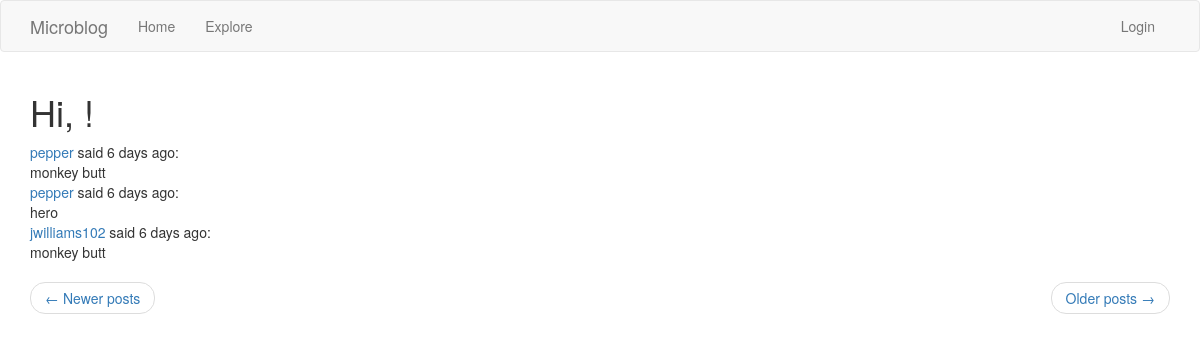
The app's page /explore?page=4 with its own data.
### flask_app/models.py (models this page shows, shortened)
class Post(db.Model):
    id = db.Column(db.Integer, primary_key= True)
    body = db.Column(db.String(140))
    created_at = db.Column(db.DateTime, index = True, default = datetime.utcnow)
    user_id = db.Column(db.Integer, db.ForeignKey('user.id'))
    __searchable__ = ['body']

class User(UserMixin, db.Model):
    id = db.Column(db.Integer, primary_key=True)
    username = db.Column(db.String(64), index=True, unique=True)
    email = db.Column(db.String(120), index=True, unique=True)
    password_hash = db.Column(db.String(128))
    posts = db.relationship('Post', backref='author', lazy='dynamic')
    about_me = db.Column(db.String(140))
    last_seen = db.Column(db.DateTime, default=datetime.utcnow)
    followed = db.relationship(
        'User', secondary=followers,
        primaryjoin=(followers.c.follower_id == id),
        secondaryjoin=(followers.c.followed_id == id),
        backref=db.backref('followers', lazy='dynamic'), lazy='dynamic')

### flask_app/main/routes.py (the view)
@bp.route('/explore')
def explore():
    page = request.args.get('page', 1, type=int)
    posts = Post.query.order_by(Post.created_at.desc()).paginate(
        page, current_app.config['POSTS_PER_PAGE'], False)
    next_url = url_for('main.explore', page=posts.next_num) \
        if posts.has_next else None
    prev_url = url_for('main.explore', page=posts.prev_num) \
        if posts.has_prev else None
    return render_template('index.html', title='Explore',
                           posts=posts.items, next_url=next_url,
                           prev_url=prev_url)

### flask_app/main/routes.py (called while the page is built)
@bp.before_app_request
def before_request():
    if current_user.is_authenticated:
        current_user.last_seen = datetime.utcnow()
        db.session.commit()

### flask_app/templates/index.html (shortened to what this page needs)
  {% extends "base.html" %}
{% import 'bootstrap/wtf.html' as wtf %}
{% block app_content %}
    <h1>Hi, {{ current_user.username }}!</h1>
    {% for post in posts %}
        {% include '_post.html' %}
    {% endfor %}
    <nav aria-label="...">
        <ul class="pager">
            <li class="previous{% if not prev_url %} disabled{% endif %}">
                <a href="{{ prev_url or '#' }}">
                    <span aria-hidden="true">&larr;</span> Newer posts
                </a>
            </li>
            <li class="next{% if not next_url %} disabled{% endif %}">
                <a href="{{ next_url or '#' }}">
                    Older posts <span aria-hidden="true">&rarr;</span>
                </a>
            </li>
        </ul>
    </nav>
{% endblock %}

### flask_app/templates/_post.html
<table>
    <tr valign="top">
        <td>
            <a href="{{ url_for('main.user', username=post.author.username) }}">
                {{ post.author.username }}
            </a>
            said {{ moment(post.created_at).fromNow() }}:
            <br>{{ post.body }}
        </td>
    </tr>
</table>

### records on screen
Post: author.username "pepper", created_at "6 days ago", body "monkey butt"
Post: author.username "pepper", created_at "6 days ago", body "hero"
Post: author.username "jwilliams102", created_at "6 days ago", body "monkey butt"
